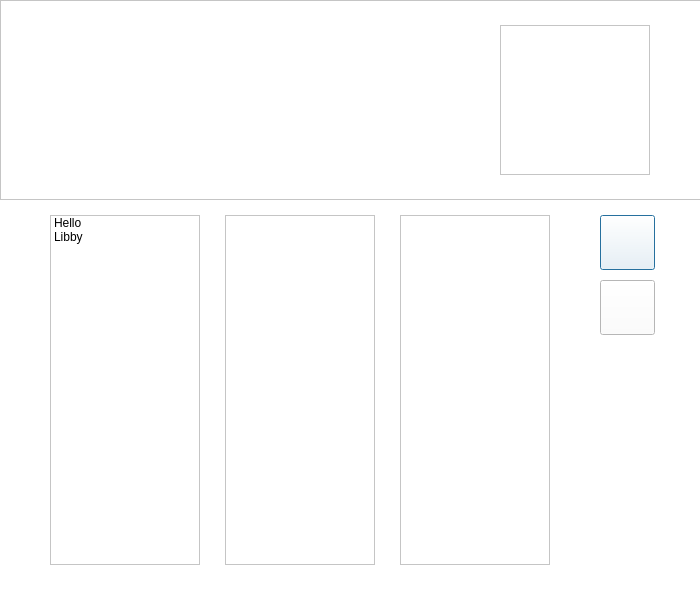
<?xml version="1.0" encoding="UTF-8"?>
<ui version="4.0">
 <class>MusicListDialog</class>
 <widget class="QDialog" name="MusicListDialog">
  <property name="enabled">
   <bool>true</bool>
  </property>
  <property name="geometry">
   <rect>
    <x>0</x>
    <y>0</y>
    <width>700</width>
    <height>600</height>
   </rect>
  </property>
  <property name="palette">
   <palette>
    <active>
     <colorrole role="WindowText">
      <brush brushstyle="SolidPattern">
       <color alpha="255">
        <red>0</red>
        <green>0</green>
        <blue>0</blue>
       </color>
      </brush>
     </colorrole>
     <colorrole role="Button">
      <brush brushstyle="SolidPattern">
       <color alpha="255">
        <red>255</red>
        <green>255</green>
        <blue>255</blue>
       </color>
      </brush>
     </colorrole>
     <colorrole role="Light">
      <brush brushstyle="SolidPattern">
       <color alpha="255">
        <red>255</red>
        <green>255</green>
        <blue>255</blue>
       </color>
      </brush>
     </colorrole>
     <colorrole role="Midlight">
      <brush brushstyle="SolidPattern">
       <color alpha="255">
        <red>255</red>
        <green>255</green>
        <blue>255</blue>
       </color>
      </brush>
     </colorrole>
     <colorrole role="Dark">
      <brush brushstyle="SolidPattern">
       <color alpha="255">
        <red>127</red>
        <green>127</green>
        <blue>127</blue>
       </color>
      </brush>
     </colorrole>
     <colorrole role="Mid">
      <brush brushstyle="SolidPattern">
       <color alpha="255">
        <red>170</red>
        <green>170</green>
        <blue>170</blue>
       </color>
      </brush>
     </colorrole>
     <colorrole role="Text">
      <brush brushstyle="SolidPattern">
       <color alpha="255">
        <red>0</red>
        <green>0</green>
        <blue>0</blue>
       </color>
      </brush>
     </colorrole>
     <colorrole role="BrightText">
      <brush brushstyle="SolidPattern">
       <color alpha="255">
        <red>255</red>
        <green>255</green>
        <blue>255</blue>
       </color>
      </brush>
     </colorrole>
     <colorrole role="ButtonText">
      <brush brushstyle="SolidPattern">
       <color alpha="255">
        <red>0</red>
        <green>0</green>
        <blue>0</blue>
       </color>
      </brush>
     </colorrole>
     <colorrole role="Base">
      <brush brushstyle="SolidPattern">
       <color alpha="255">
        <red>255</red>
        <green>255</green>
        <blue>255</blue>
       </color>
      </brush>
     </colorrole>
     <colorrole role="Window">
      <brush brushstyle="SolidPattern">
       <color alpha="255">
        <red>255</red>
        <green>255</green>
        <blue>255</blue>
       </color>
      </brush>
     </colorrole>
     <colorrole role="Shadow">
      <brush brushstyle="SolidPattern">
       <color alpha="255">
        <red>0</red>
        <green>0</green>
        <blue>0</blue>
       </color>
      </brush>
     </colorrole>
     <colorrole role="AlternateBase">
      <brush brushstyle="SolidPattern">
       <color alpha="255">
        <red>255</red>
        <green>255</green>
        <blue>255</blue>
       </color>
      </brush>
     </colorrole>
     <colorrole role="ToolTipBase">
      <brush brushstyle="SolidPattern">
       <color alpha="255">
        <red>255</red>
        <green>255</green>
        <blue>220</blue>
       </color>
      </brush>
     </colorrole>
     <colorrole role="ToolTipText">
      <brush brushstyle="SolidPattern">
       <color alpha="255">
        <red>0</red>
        <green>0</green>
        <blue>0</blue>
       </color>
      </brush>
     </colorrole>
    </active>
    <inactive>
     <colorrole role="WindowText">
      <brush brushstyle="SolidPattern">
       <color alpha="255">
        <red>0</red>
        <green>0</green>
        <blue>0</blue>
       </color>
      </brush>
     </colorrole>
     <colorrole role="Button">
      <brush brushstyle="SolidPattern">
       <color alpha="255">
        <red>255</red>
        <green>255</green>
        <blue>255</blue>
       </color>
      </brush>
     </colorrole>
     <colorrole role="Light">
      <brush brushstyle="SolidPattern">
       <color alpha="255">
        <red>255</red>
        <green>255</green>
        <blue>255</blue>
       </color>
      </brush>
     </colorrole>
     <colorrole role="Midlight">
      <brush brushstyle="SolidPattern">
       <color alpha="255">
        <red>255</red>
        <green>255</green>
        <blue>255</blue>
       </color>
      </brush>
     </colorrole>
     <colorrole role="Dark">
      <brush brushstyle="SolidPattern">
       <color alpha="255">
        <red>127</red>
        <green>127</green>
        <blue>127</blue>
       </color>
      </brush>
     </colorrole>
     <colorrole role="Mid">
      <brush brushstyle="SolidPattern">
       <color alpha="255">
        <red>170</red>
        <green>170</green>
        <blue>170</blue>
       </color>
      </brush>
     </colorrole>
     <colorrole role="Text">
      <brush brushstyle="SolidPattern">
       <color alpha="255">
        <red>0</red>
        <green>0</green>
        <blue>0</blue>
       </color>
      </brush>
     </colorrole>
     <colorrole role="BrightText">
      <brush brushstyle="SolidPattern">
       <color alpha="255">
        <red>255</red>
        <green>255</green>
        <blue>255</blue>
       </color>
      </brush>
     </colorrole>
     <colorrole role="ButtonText">
      <brush brushstyle="SolidPattern">
       <color alpha="255">
        <red>0</red>
        <green>0</green>
        <blue>0</blue>
       </color>
      </brush>
     </colorrole>
     <colorrole role="Base">
      <brush brushstyle="SolidPattern">
       <color alpha="255">
        <red>255</red>
        <green>255</green>
        <blue>255</blue>
       </color>
      </brush>
     </colorrole>
     <colorrole role="Window">
      <brush brushstyle="SolidPattern">
       <color alpha="255">
        <red>255</red>
        <green>255</green>
        <blue>255</blue>
       </color>
      </brush>
     </colorrole>
     <colorrole role="Shadow">
      <brush brushstyle="SolidPattern">
       <color alpha="255">
        <red>0</red>
        <green>0</green>
        <blue>0</blue>
       </color>
      </brush>
     </colorrole>
     <colorrole role="AlternateBase">
      <brush brushstyle="SolidPattern">
       <color alpha="255">
        <red>255</red>
        <green>255</green>
        <blue>255</blue>
       </color>
      </brush>
     </colorrole>
     <colorrole role="ToolTipBase">
      <brush brushstyle="SolidPattern">
       <color alpha="255">
        <red>255</red>
        <green>255</green>
        <blue>220</blue>
       </color>
      </brush>
     </colorrole>
     <colorrole role="ToolTipText">
      <brush brushstyle="SolidPattern">
       <color alpha="255">
        <red>0</red>
        <green>0</green>
        <blue>0</blue>
       </color>
      </brush>
     </colorrole>
    </inactive>
    <disabled>
     <colorrole role="WindowText">
      <brush brushstyle="SolidPattern">
       <color alpha="255">
        <red>127</red>
        <green>127</green>
        <blue>127</blue>
       </color>
      </brush>
     </colorrole>
     <colorrole role="Button">
      <brush brushstyle="SolidPattern">
       <color alpha="255">
        <red>255</red>
        <green>255</green>
        <blue>255</blue>
       </color>
      </brush>
     </colorrole>
     <colorrole role="Light">
      <brush brushstyle="SolidPattern">
       <color alpha="255">
        <red>255</red>
        <green>255</green>
        <blue>255</blue>
       </color>
      </brush>
     </colorrole>
     <colorrole role="Midlight">
      <brush brushstyle="SolidPattern">
       <color alpha="255">
        <red>255</red>
        <green>255</green>
        <blue>255</blue>
       </color>
      </brush>
     </colorrole>
     <colorrole role="Dark">
      <brush brushstyle="SolidPattern">
       <color alpha="255">
        <red>127</red>
        <green>127</green>
        <blue>127</blue>
       </color>
      </brush>
     </colorrole>
     <colorrole role="Mid">
      <brush brushstyle="SolidPattern">
       <color alpha="255">
        <red>170</red>
        <green>170</green>
        <blue>170</blue>
       </color>
      </brush>
     </colorrole>
     <colorrole role="Text">
      <brush brushstyle="SolidPattern">
       <color alpha="255">
        <red>127</red>
        <green>127</green>
        <blue>127</blue>
       </color>
      </brush>
     </colorrole>
     <colorrole role="BrightText">
      <brush brushstyle="SolidPattern">
       <color alpha="255">
        <red>255</red>
        <green>255</green>
        <blue>255</blue>
       </color>
      </brush>
     </colorrole>
     <colorrole role="ButtonText">
      <brush brushstyle="SolidPattern">
       <color alpha="255">
        <red>127</red>
        <green>127</green>
        <blue>127</blue>
       </color>
      </brush>
     </colorrole>
     <colorrole role="Base">
      <brush brushstyle="SolidPattern">
       <color alpha="255">
        <red>255</red>
        <green>255</green>
        <blue>255</blue>
       </color>
      </brush>
     </colorrole>
     <colorrole role="Window">
      <brush brushstyle="SolidPattern">
       <color alpha="255">
        <red>255</red>
        <green>255</green>
        <blue>255</blue>
       </color>
      </brush>
     </colorrole>
     <colorrole role="Shadow">
      <brush brushstyle="SolidPattern">
       <color alpha="255">
        <red>0</red>
        <green>0</green>
        <blue>0</blue>
       </color>
      </brush>
     </colorrole>
     <colorrole role="AlternateBase">
      <brush brushstyle="SolidPattern">
       <color alpha="255">
        <red>255</red>
        <green>255</green>
        <blue>255</blue>
       </color>
      </brush>
     </colorrole>
     <colorrole role="ToolTipBase">
      <brush brushstyle="SolidPattern">
       <color alpha="255">
        <red>255</red>
        <green>255</green>
        <blue>220</blue>
       </color>
      </brush>
     </colorrole>
     <colorrole role="ToolTipText">
      <brush brushstyle="SolidPattern">
       <color alpha="255">
        <red>0</red>
        <green>0</green>
        <blue>0</blue>
       </color>
      </brush>
     </colorrole>
    </disabled>
   </palette>
  </property>
  <property name="windowTitle">
   <string>PlayList</string>
  </property>
  <widget class="QListWidget" name="list_title">
   <property name="geometry">
    <rect>
     <x>50</x>
     <y>215</y>
     <width>150</width>
     <height>350</height>
    </rect>
   </property>
   <item>
    <property name="text">
     <string>Hello</string>
    </property>
   </item>
   <item>
    <property name="text">
     <string>Libby</string>
    </property>
   </item>
  </widget>
  <widget class="QListWidget" name="list_singer">
   <property name="geometry">
    <rect>
     <x>225</x>
     <y>215</y>
     <width>150</width>
     <height>350</height>
    </rect>
   </property>
  </widget>
  <widget class="QListWidget" name="list_info">
   <property name="geometry">
    <rect>
     <x>400</x>
     <y>215</y>
     <width>150</width>
     <height>350</height>
    </rect>
   </property>
  </widget>
  <widget class="QPushButton" name="btn_add_song">
   <property name="geometry">
    <rect>
     <x>600</x>
     <y>215</y>
     <width>55</width>
     <height>55</height>
    </rect>
   </property>
   <property name="styleSheet">
    <string notr="true">#btn_add_song
{
	background-image: url(:/images/qdemo/images/save.png);
}</string>
   </property>
   <property name="text">
    <string/>
   </property>
  </widget>
  <widget class="QPushButton" name="btn_remove_song">
   <property name="geometry">
    <rect>
     <x>600</x>
     <y>280</y>
     <width>55</width>
     <height>55</height>
    </rect>
   </property>
   <property name="styleSheet">
    <string notr="true">#btn_remove_song
{
	background-image: url(:/images/qdemo/images/remove.png);
}</string>
   </property>
   <property name="text">
    <string/>
   </property>
  </widget>
  <widget class="QFrame" name="album_photo">
   <property name="geometry">
    <rect>
     <x>500</x>
     <y>25</y>
     <width>150</width>
     <height>150</height>
    </rect>
   </property>
   <property name="frameShape">
    <enum>QFrame::StyledPanel</enum>
   </property>
   <property name="frameShadow">
    <enum>QFrame::Raised</enum>
   </property>
  </widget>
  <widget class="QFrame" name="album_info">
   <property name="geometry">
    <rect>
     <x>0</x>
     <y>0</y>
     <width>1024</width>
     <height>200</height>
    </rect>
   </property>
   <property name="autoFillBackground">
    <bool>false</bool>
   </property>
   <property name="styleSheet">
    <string notr="true">#album_info
{
	background-image: url(:/images/qdemo/images/album_background.png);
}</string>
   </property>
   <property name="frameShape">
    <enum>QFrame::StyledPanel</enum>
   </property>
   <property name="frameShadow">
    <enum>QFrame::Raised</enum>
   </property>
   <zorder>album_photo</zorder>
  </widget>
  <zorder>album_info</zorder>
  <zorder>list_title</zorder>
  <zorder>list_singer</zorder>
  <zorder>list_info</zorder>
  <zorder>btn_add_song</zorder>
  <zorder>btn_remove_song</zorder>
  <zorder>album_photo</zorder>
 </widget>
 <resources/>
 <connections/>
</ui>
